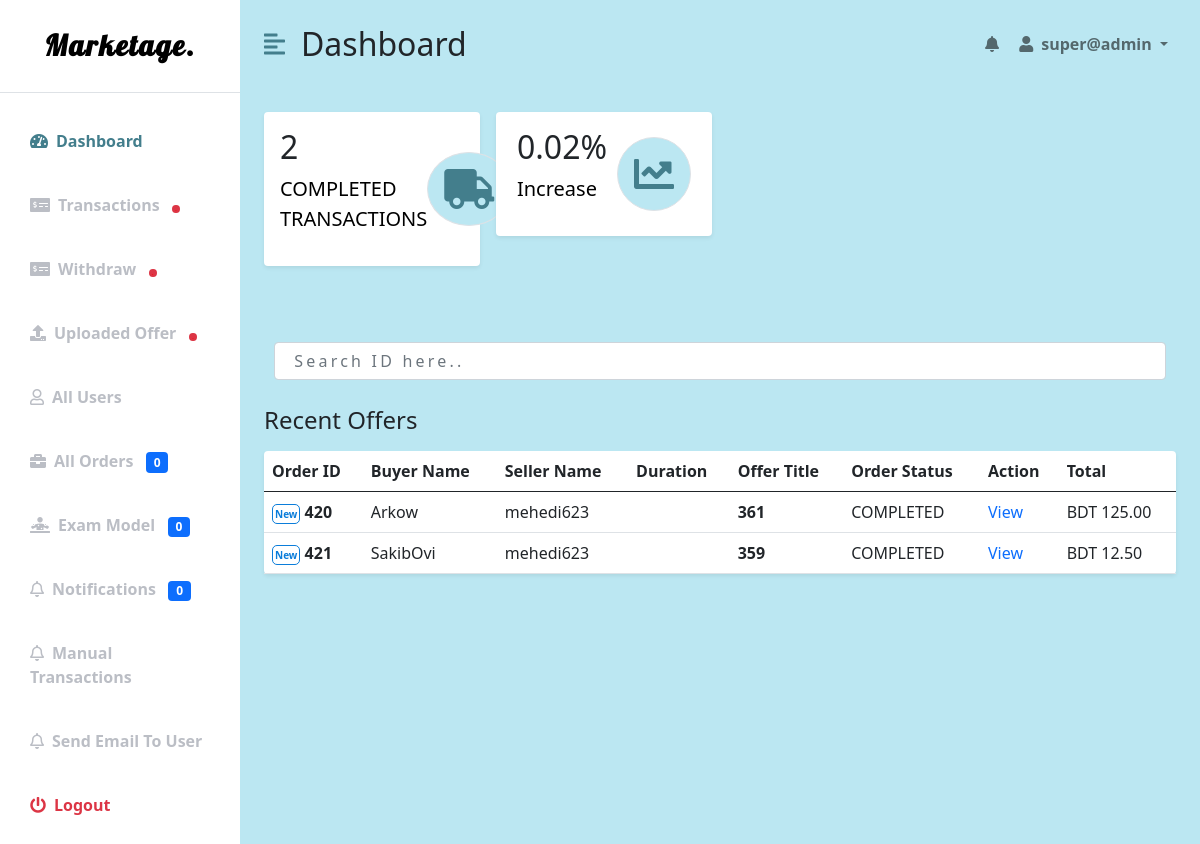
Page /adminpanel/transaction/ (signed in) on the committed database.
### mainApp/models.py (models this page shows, shortened)
class Checkout(models.Model):
    ORDER_CHOICES = (
        ("PENDING PAYMENT", "PENDING PAYMENT"),
        ("ACTIVE", "ACTIVE"),
        ("LATE", "LATE"),
        ("COMPLETED", "COMPLETED"),
        ("DELIVERED", "DELIVERED"),
        ("CANCELLED", "CANCELLED"),
        ("ON REVIEW", "ON REVIEW")
    )
    slug = models.SlugField(max_length=120, null=True, unique=True)
    user = models.ForeignKey(User, on_delete=models.CASCADE)
    seller = models.ForeignKey(
        User, on_delete=models.CASCADE, null=True, related_name='seller')
    created_at = models.DateTimeField(auto_now_add=True)
    updated_at = models.DateTimeField(auto_now_add=True)
    first_name = models.CharField(max_length=120)
    last_name = models.CharField(max_length=120)
    address = models.TextField(null=True)
    package = models.ForeignKey(OfferManager, on_delete=models.CASCADE)
    quantity = models.PositiveIntegerField(default=0)
    price = models.DecimalField(decimal_places=2, max_digits=10, default=0.00)
    total = models.DecimalField(decimal_places=2, max_digits=10, default=0.00)
    grand_total = models.DecimalField(
        decimal_places=2, max_digits=10, default=0.00, null=True)
    paid = models.BooleanField(default=False)
    due_date = models.DateField(null=True)
    order_status = models.CharField(max_length=200, choices=ORDER_CHOICES, default="PENDING PAYMENT")
    is_submitted = models.BooleanField(null=True, blank=True, default=False)
    order_is_seen = models.BooleanField(null=True, blank=True, default=False)
    is_complete = models.BooleanField(default=False, null=True)
    is_cancel = models.BooleanField(default=False, null=True)
    on_review = models.BooleanField(default=False, null=True)
    rated = models.BooleanField(default=False)
    order_submitted_is_seen = models.BooleanField(null=True, blank=True, default=False)
    is_checked = models.BooleanField(default=False)
    buyer_check = models.BooleanField(default=False)

class OfferManager(models.Model):
    offer = models.ForeignKey(Offer, on_delete=models.CASCADE, null=True)
    package = models.ForeignKey(Package, on_delete=models.CASCADE, null=True)
    price = models.DecimalField(max_digits=10, decimal_places=2, default=0.00)
    def __str__(self):
        return str(self.id)

### AdminPanel/views.py (the view)
# urls.py: path("transaction/", views.transactionView, name="TransactionView"),
@login_required(login_url="admin-login")
def transactionView(request):
    user = request.user
    if user.is_superuser == False:
        return redirect("buying_view")
    transactions = Checkout.objects.filter(paid=True)
    completed_orders = Checkout.objects.filter(is_complete=True).count()
    nots = NotificationModel.objects.filter(has_checked=False).count()
    count_check_exm = ExamModel.objects.filter(has_checked=False).count()
    count_unseen_order = Checkout.objects.filter(is_checked=False).count()
    count_users = User.objects.all().count()
    new_with = WithDrawModel.objects.filter(is_new=False)
    recent_offers = Offer.objects.filter(has_checked=False)
    completed_orders = Checkout.objects.filter(is_complete=True, paid=True).count()
    increase = (completed_orders / 100)
    args = {
        'transactions': transactions,
        'increase': increase,
        "nots": nots,
        "count_check_exm": count_check_exm,
        "count_unseen_order": count_unseen_order,
        "count_users": count_users,
        "new_with": new_with,
        "recent_offers": recent_offers,
        "completed_orders": completed_orders
    }
    return render(request, "transactions.html", args)

### AdminPanel/templates/transactions.html (shortened to what this page needs)
{% load static %}
{% include 'base.html' %}
    <div class="d-flex" id="wrapper">
        {% include 'sidebar.html' %}
        <div id="page-content-wrapper">
            {% include 'nav.html' %}
            <div class="container-fluid px-4">
                <div class="row g-3 my-2 new__admin__middle">
                    <div class="col-md-3">
                        <div class="p-3 bg-white shadow-sm d-flex justify-content-around align-items-center rounded">
                            <div>
                                <h3 class="fs-2">{{ completed_orders }}</h3>
                                <p class="fs-5"><a href="#">COMPLETED TRANSACTIONS</a></p>
                            </div>
                            <i class="fas fa-truck fs-1 primary-text border rounded-full secondary-bg p-3"></i>
                        </div>
                    </div>
                    <div class="col-md-3">
                        <div class="p-3 bg-white shadow-sm d-flex justify-content-around align-items-center rounded">
                            <div>
                                <h3 class="fs-2">{{ increase }}%</h3>
                                <p class="fs-5"><a href="#">Increase</a></p>
                            </div>
                            <i class="fas fa-chart-line fs-1 primary-text border rounded-full secondary-bg p-3"></i>
                        </div>
                    </div>
                </div>
                <div class="row my-5">
                   <div class="search__bar__container">
                    <form class="main__search__bar">
                        <div class="mb-3">
                          <input id="transaction____search" name="searchQuery" type="search" class="form-control" placeholder=" Search ID here.." aria-describedby="emailHelp" required>
                        </div>
                    </form>
                   </div>
                    <h3 class="fs-4 mb-3">Recent Offers</h3>
                    <div class="col table-responsive">
                        <table class="table bg-white rounded shadow-sm  table-hover">
                            <thead>
                                <tr>
                                    <th scope="col">Order ID</th>
                                    <th scope="col">Buyer Name</th>
                                    <th scope="col">Seller Name</th>
                                    <th scope="col">Duration</th>
                                    <th scope="col">Offer Title</th>
                                    <th scope="col">Order Status</th>
                                    <th scope="col">Action</th>
                                    <th scope="col">Total</th>
                                </tr>
                            </thead>
                            <tbody>
                                {% if transactions %}
                                    {% for order in transactions %}
                                        <tr>
                                            <th class="monitor">
                                                <span class="new_____span">New</span> {{ order.id }}</th>
                                            <td>{{ order.user }}</td>
                                            <td>{{ order.seller }}</td>
                                            <td>{{ order.creater_at }}</td>
                                            <th>{{ order.package }}</th>
                                            <td>{{ order.order_status }}</td>
                                        <td><a href="{% url 'order_details' order.id %}">View</a></td>
                                            <td>BDT {{ order.grand_total }}</td>
                                        </tr>
                                    {% endfor %}
                                {% else %}
                                <p class="alert alert-warning">No Orders Found!</p>
                                {% endif %}
                            </tbody>
                        </table>
                <div class="pagination__container d-flex justify-content-center">
                </div>
                    </div>
                </div>
            </div>
        </div>
    </div>

### AdminPanel/templates/nav.html (shortened to what this page needs)
{% load static %}
<nav class="navbar navbar-expand-lg navbar-light bg-transparent py-4 px-4">
    <div class="d-flex align-items-center">
        <i class="fas fa-align-left primary-text fs-4 me-3" id="menu-toggle"></i>
        <h2 class="fs-2 m-0">Dashboard</h2>
    </div>
    <div class="collapse navbar-collapse" id="navbarSupportedContent">
        <ul class="navbar-nav ms-auto mb-2 mb-lg-0">
            <li class="nav-item dropdown d-flex">
                <div class="main-notification">
                        <a class="nav-link second-text fw-bold show-notification" href="#" id="notification"
                            role="button" data-dropdown-button >
                            <i class="fas fa-bell"></i>&nbsp
                        </a>
                </div>
                <a class="nav-link dropdown-toggle second-text fw-bold" href="#" id="navbarDropdown"
                    role="button" data-bs-toggle="dropdown" aria-expanded="false">
                    <i class="fas fa-user me-2"></i>{{ request.user }}
                </a>
            </li>
        </ul>
    </div>
</nav>

### static/css/adminpanel.css (style rules this page uses)
:root { --main-bg-color: #bbe7f2; --main-text-color: #437e8c; --second-text-color: #bbbec5; --second-bg-color: #c1efde; }
body { width: 100% !important; }
.primary-text { color: var(--main-text-color); }
.second-text { color: var(--second-text-color); }
.secondary-bg { background-color: var(--main-bg-color); }
.rounded-full { border-radius: 100%; }
#wrapper { overflow-x: visible !important; background-color: var(--main-bg-color); }
#page-content-wrapper { min-width: 100vw; }
#menu-toggle { cursor: pointer; }
* { padding: 0; margin: 0; text-decoration: none !important; }
.new__admin__middle a { color: #000 !important; }
.main__search__bar { position: relative; }
.search__bar__container { display: flex; justify-content: space-between; align-items: center; flex-wrap: wrap; }
.main__search__bar { flex:1; margin-top: 18px; }
.main__search__bar input[type="search"]::placeholder { letter-spacing: .2rem; }
.main__search__bar, .drop__search__1, .drop__search__2 { padding: 10px; }
.new_____span { border: 1px solid #0b7dda; text-align: center; border-radius: 5px; padding: 2px; font-size: 10px; color: #0b7dda; }
@media (min-width: 768px) { #wrapper { overflow-x: hidden; } }
@media (min-width: 768px) { #page-content-wrapper { min-width: 0; width: 100%; } }

### rows in the picture
Checkout: id "420", user "Arkow", seller "mehedi623", package "361", order_status "COMPLETED", grand_total "125.00"
Checkout: id "421", user "SakibOvi", seller "mehedi623", package "359", order_status "COMPLETED", grand_total "12.50"

### other values in the picture
{{ count_unseen_order }} "0"
{{ count_check_exm }} "0"
{{ nots }} "0"
{{ request.user }} "super@admin"
{{ completed_orders }} "2"
{{ increase }} "0.02"
